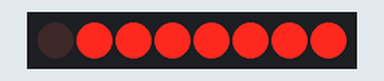
Simulated run of this sketch. Board: Arduino Uno, built with avr-gcc and run on an emulated ATmega328P. On the bench: 8 shift-register outputs drawn as a row of LEDs (first output left, lit = HIGH). Wiring (inferred from the names in the program): shift register (74HC595): data pin 11; shift clock pin 12; latch pin 8. Wiring (inferred from the signals the program sends): row of LEDs: on Q0, Q1, Q2, Q3, Q4, Q5, Q6, Q7.

Above: at 0.2 s.
At 1.2 s:
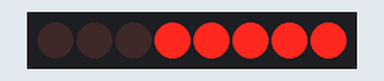
At 2.2 s:
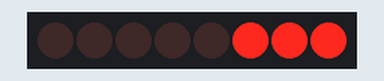
At 4.7 s:
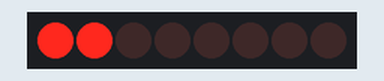
At 7.2 s:
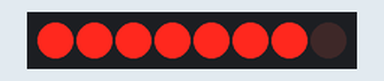
At 9.7 s:
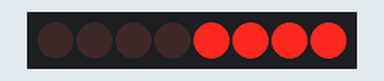
Timing chart, 0 to 10.4 s (numbered marks = the images above):
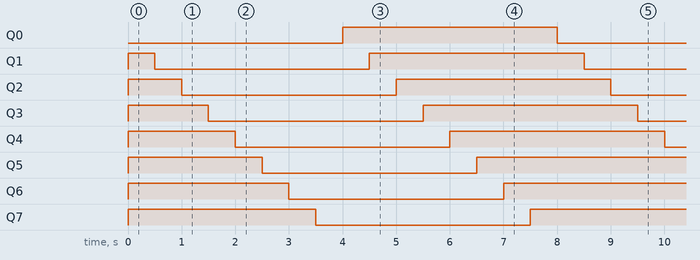

The sketch:

onAll.ino
```cpp
//chân ST_CP của 74HC595
int latchPin = 8;
//chân SH_CP của 74HC595
int clockPin = 12;
//Chân DS của 74HC595
int dataPin = 11;
//Trạng thái của LED là byte mà sẽ gửi qua shiftOut
byte ledStatus;
void setup() {
  pinMode(latchPin, OUTPUT);
  pinMode(clockPin, OUTPUT);
  pinMode(dataPin, OUTPUT);
}
void loop() {
  //Sáng tuần tự
  ledStatus = 0;//mặc định không đèn nào sáng (0 = 0b00000000)
  for (int i = 0; i < 8; i++) {
    ledStatus = (ledStatus << 1) | 1;
    digitalWrite(latchPin, LOW);//các đèn LED không sáng khi digital LOW
    //ShiftOut ra IC
    shiftOut(dataPin, clockPin, MSBFIRST, ledStatus);
    digitalWrite(latchPin, HIGH);//các đèn LED sẽ sáng với trạng thái vừa được cập nhập
    delay(500);//Dừng khoảng 500 mili giây để thấy các hiệu ứng của đèn LED
  }
  //Tắt tuần tự
  for (int i = 0;i<8;i++) {
    ledStatus <<= 1;
    digitalWrite(latchPin, LOW);
    shiftOut(dataPin, clockPin, MSBFIRST, ledStatus);
    digitalWrite(latchPin, HIGH);
    delay(500);
  }
}
```

Measured:
- by itself, Q0, Q7: alternates HIGH for 4.0 s and LOW for 4.0 s
- by itself, Q1–6: repeats every 8.0 s: LOW 4.0 s, HIGH 4.0 s
- by itself, everything shown: repeats every 8.0 s, in 16 steps
